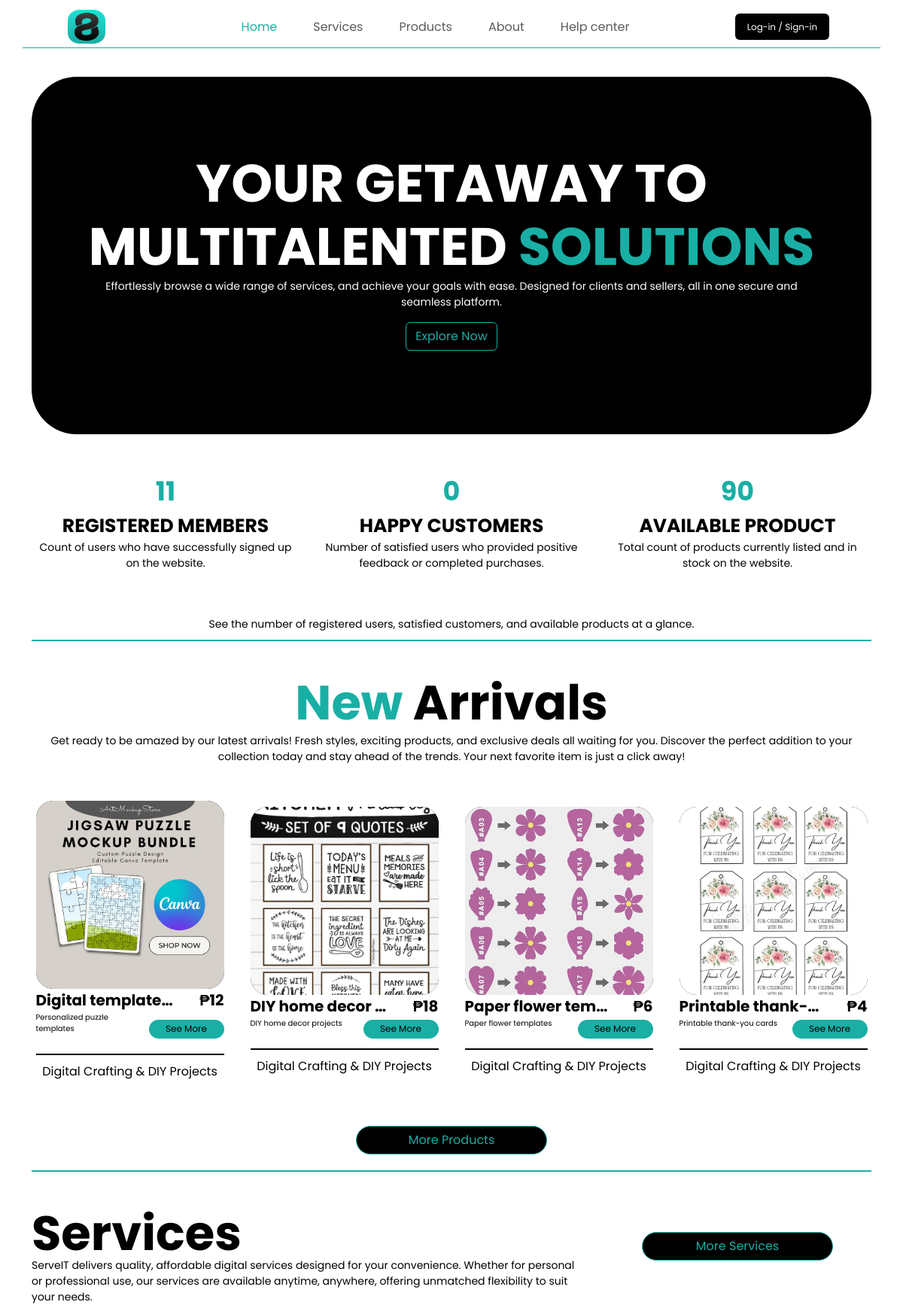
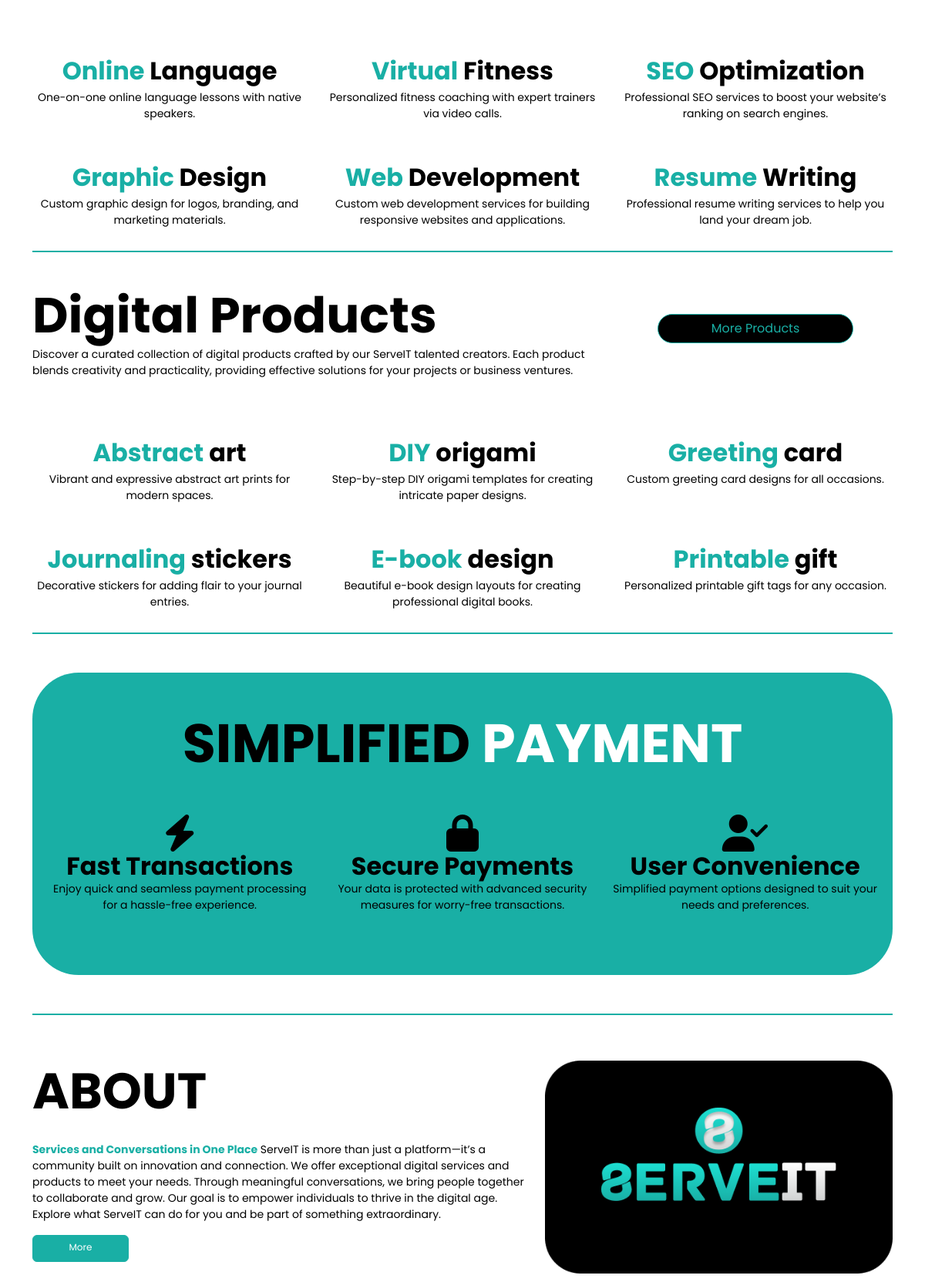
The page / (upper part) on the database its author committed (2 pictures, top to bottom).
### tables this page shows
CREATE TABLE `items` (
  `itemID` int(5) NOT NULL,
  `title` varchar(60) NOT NULL,
  `description` varchar(1500) NOT NULL,
  `price` decimal(10,0) NOT NULL,
  `attachment` varchar(100) NOT NULL,
  `type` varchar(7) NOT NULL,
  `categoryName` varchar(50) DEFAULT NULL,
  `shortDescription` varchar(200) DEFAULT NULL
);

### sharedAssets/connect.php (called while the page is built, shortened)
<?php
function executeQuery($query)
{
    $conn = $GLOBALS['conn'];
    return mysqli_query($conn, $query);
}

### index.php (the view, shortened to what this page needs)
<?php
include("sharedAssets/connect.php");
$userID = $_SESSION['userID'];
$userCountQuery = "SELECT COUNT(userID) AS userCount FROM users";
$userCountResult = executeQuery($userCountQuery);
$userCount = 0;
while ($userCountRow = mysqli_fetch_assoc($userCountResult)) {
    $userCount = $userCountRow['userCount'];
}
$transactionCountQuery = "SELECT COUNT(transactionID) AS transactionCount FROM transactions";
$transactionCountResult = executeQuery($transactionCountQuery);
$transactionCount = 0;
while ($transactionCountRow = mysqli_fetch_assoc($transactionCountResult)) {
    $transactionCount = $transactionCountRow['transactionCount'];
}
$productCountQuery = "SELECT COUNT('itemID') AS productCount FROM items WHERE type = 'product'";
$productCountResult = executeQuery($productCountQuery);
$productCount = 0;
while ($productCountRow = mysqli_fetch_assoc($productCountResult)) {
    $productCount = $productCountRow['productCount'];
}
$newArrivalQuery = "SELECT * FROM items WHERE type = 'product' ORDER BY itemID DESC LIMIT 4;";
$newArrivalResult = executeQuery($newArrivalQuery);
$productTitleQuery = "SELECT title, description FROM items WHERE itemID IN (5, 9, 10, 20, 71, 29);";
$productTitleResult = executeQuery($productTitleQuery);
$serviceTitleQuery = "SELECT title, description FROM items WHERE type ='service' LIMIT 6";
$serviceTitleResult = executeQuery($serviceTitleQuery);
?>
<head>
    <link href="https://cdn.jsdelivr.net/npm/bootstrap@5.3.3/dist/css/bootstrap.min.css" rel="stylesheet"
>
    <link rel="stylesheet" href="assets/css/nav/nav.css">
    <link rel="stylesheet" href="assets/css/landing-page/style.css">
    <link rel="stylesheet" href="assets/css/footer/footer.css">
    <link rel="stylesheet" href="https://cdnjs.cloudflare.com/ajax/libs/animate.css/4.1.1/animate.min.css" />
</head>
<body>
    <?php
    if ($userID == "") {
        include("sharedAssets/navRegister.php");
    } else {
        include("sharedAssets/nav.php");
    } ?>
    <div class="container animate__animated animate__fadeIn">
        <div class="banner-container">
            <div class="banner-info-container px-5">
                <div class="banner-title ">
                    YOUR GETAWAY TO MULTITALENTED <span style=" color: #19AFA5 ">SOLUTIONS</span>
                </div>
                <div class="banner-subtitle px-5">
                    Effortlessly browse a wide range of services, and achieve your goals
                    with ease. Designed for clients and sellers, all in one secure and seamless platform.
                </div>
                <a href="explore.php"><button class="btn btn-outline-primary my-3" type="submit">Explore
                        Now</button></a>
            </div>
        </div>
    </div>
    <div class="container main-count-container animate__animated animate__fadeIn">
        <div class="row ">
            <div class="col-12 col-sm-6 col-md-4">
                <div class="count-container ">
                    <div class="count-num">
                        <?php echo $userCount ?>
                    </div>
                    <div class="title-count">
                        REGISTERED MEMBERS</span>
                    </div>
                    <div class="subtitle">
                        Count of users who have successfully signed up on the website.
                    </div>
                </div>
            </div>
            <div class="col-12 col-sm-6 col-md-4">
                <div class="count-container">
                    <div class="count-num">
                        <?php echo $transactionCount ?>
                    </div>
                    <div class="title-count">
                        HAPPY CUSTOMERS</span>
                    </div>
                    <div class="subtitle">
                        Number of satisfied users who provided positive feedback or completed purchases.
                    </div>
                </div>
            </div>
            <div class="col-12 col-sm-6 col-md-4">
                <div class="count-container">
                    <div class="count-num">
                        <?php echo $productCount ?>
                    </div>
                    <div class="title-count">
                        AVAILABLE PRODUCT</span>
                    </div>
                    <div class="subtitle">
                        Total count of products currently listed and in stock on the website.
                    </div>
                </div>
            </div>
        </div>
        <div class="subtitle mx-5 text-center" style="padding-top: 60px;">
            See the number of registered users, satisfied customers, and available products at a glance.
        </div>
    </div>
    <div class="container">
        <div class="line-divider">
        </div>
    </div>
    <div class="container my-5  wow animate__animated animate__fadeInUp ">
        <div class="row">
            <div>
                <div class="title text-center mb-2 animate__animated animate__pulse animate__infinite">
                    <span style=" color: #19AFA5 ">New </span>Arrivals
                </div>
                <div class="subtitle text-center">
                    Get ready to be amazed by our latest arrivals! Fresh styles, exciting products, and exclusive
                    deals all waiting for you. Discover the perfect addition to your collection today and stay ahead of
                    the trends. Your next favorite item is just a click away!
                </div>
            </div>
        </div>
    </div>
    <div class="container wow animate__animated animate__fadeInUp ">
        <div class="row d-flex justify-content-center align-items-center">
            <?php
            while ($newArrivalRow = mysqli_fetch_assoc($newArrivalResult)) {
            ?>
                <div class="col d-flex flex-row">
                    <div class="productCard rounded mx-auto">
                        <div class="card-body d-flex flex-column justify-content-between align-items-center">
                            <div class="productImage">
                                <img src="assets/images/items/<?php echo $newArrivalRow['attachment'] ?>"
                                    alt="<?php echo $newArrivalRow['title'] ?>">
                            </div>
                            <div class="w-100 d-flex justify-content-between align-items-center">
                                <span class="productTitle"><?php echo $newArrivalRow['title'] ?></span>
                                <span class="productPrice">₱<?php echo $newArrivalRow['price'] ?></span>
                            </div>
                            <div class="w-100 d-flex justify-content-between align-items-center">
                                <p class="productDescription"><?php echo $newArrivalRow['shortDescription'] ?></p>
                                <a href="productInfo.php?itemID=<?php echo $newArrivalRow['itemID'] ?>">
                                    <button class="btnSeeMore rounded-pill">See More</button>
                                </a>
                            </div>
                            <div class="line" style="border-top: 2px solid black; width: 100%; margin: 10px 0;"></div>
                            <div class="category">
                                <span><?php echo $newArrivalRow['categoryName'] ?></span>
                            </div>
                        </div>
                    </div>
                </div>
            <?php
            }
            ?>
        </div>
        <div>
            <div class="d-flex justify-content-end">
                <a class="btn btn-more btn-primary mx-auto mb-3" href="products.php"> More Products</a>
            </div>
        </div>
    </div>
    <div class="container">
        <div class="line-divider">
        </div>
    </div>
    <div class="container my-5 wow animate__animated animate__fadeInUp ">
        <div class="row">
            <div class="col-12 col-md-8">
                <div class="title">
                    Services
                </div>
                <div class="subtitle text-justify">
                    ServeIT delivers quality, affordable digital services designed for your convenience. Whether for
                    personal or professional use, our services are available anytime, anywhere, offering unmatched
                    flexibility to suit your needs.
                </div>
            </div>
            <div class="col-12 col-md-4">
                <div class="d-flex justify-content-end">
                    <a class="btn btn-more btn-primary mx-auto" href="services.php"> More Services</a>
                </div>
            </div>
        </div>
    </div>
    <div class="container wow animate__animated animate__fadeInUp ">
        <div class="services-container row">
            <?php
            while ($serviceTitleRow = mysqli_fetch_assoc($serviceTitleResult)) {
            ?>
                <div class="col-12 col-md-4 my-4">
                    <div class="row">
                        <div class="services-title text-center">
                            <?php
                            $title = $serviceTitleRow['title'];
                            $titleParts = explode(' ', $title);
                            if (count($titleParts) >= 2) {
                                $limitedTitle = ' <span style=" color: #19AFA5;"> ' . $titleParts[0] . '</span>' . ' ' . $titleParts[1];
                                echo $limitedTitle;
                            } else {
                                echo $title;
                            }
                            ?>
                        </div>
                    </div>
                    <div class="subtitle text-center">
                        <?php echo $serviceTitleRow['description'] ?>
                    </div>
                </div>
            <?php } ?>
        </div>
    </div>
    <div class="container wow animate__animated animate__fadeInUp ">
        <div class="line-divider">
        </div>
    </div>
    <div class="container my-5 wow animate__animated animate__fadeInUp ">
        <div class="row">
            <div class="col-12 col-md-8">
                <div class="title mb-2">
                    Digital Products
                </div>
                <div class="subtitle text-justify">
                    Discover a curated collection of digital products crafted by our ServeIT talented creators. Each
                    product blends creativity and practicality, providing effective solutions for your projects or
                    business ventures.
                </div>
            </div>
            <div class="col-12 col-md-4">
                <div class="d-flex justify-content-end">
                    <a class="btn btn-more btn-primary mx-auto" href="products.php"> More Products</a>
                </div>
            </div>
        </div>
    </div>
    <div class="container wow animate__animated animate__fadeInUp">
        <div class="services-container row">
            <div class="container">
                <div class="services-container row">
                    <?php
                    while ($productTitleRow = mysqli_fetch_assoc($productTitleResult)) {
                    ?>
                        <div class="col-12 col-md-4 my-4">
                            <div class="row">
                                <div class="services-title text-center">
                                    <div class="services-title text-center">
                                        <?php
                                        $title = $productTitleRow['title'];
                                        $titleParts = explode(' ', $title);
                                        if (count($titleParts) >= 2) {
                                            $limitedTitle = ' <span style=" color: #19AFA5;"> ' . $titleParts[0] . '</span>' . ' ' . $titleParts[1];
                                            echo $limitedTitle;
                                        } else {
                                            echo $title;
                                        }
                                        ?>
                                    </div>
                                </div>
                            </div>
                            <div class="subtitle text-center">
                                <?php echo $productTitleRow['description'] ?>
                            </div>
                        </div>
                    <?php } ?>
                </div>
            </div>
        </div>
    </div>
    <div class="container">
        <div class="line-divider">
        </div>
    </div>
    <?php include("sharedAssets/smpayment.php"); ?>
    <div class="container">
        <div class="line-divider">
        </div>
    </div>
    <div class="container my-5 wow animate__animated animate__fadeInUp ">
        <div class="row align-items-center">
            <div class="col-lg-7 col-md-12 mb-4">
                <div class="mb-3 about-title">ABOUT</div>
                <div class="text-justify about-subtitle">
                    <span style="color: #19AFA5; font-weight: bold;">Services and Conversations in One Place</span>
                    ServeIT is more than just a platform—it’s a community built on innovation and connection. We offer
                    exceptional digital services and products to meet your needs. Through meaningful conversations, we
                    bring people together to collaborate and grow. Our goal is to empower individuals to thrive in the
                    digital age. Explore what ServeIT can do for you and be part of something
                    extraordinary.
                </div>
                <a class="btn btn-primary mt-3 about-btn" href="about.php">More</a>
            </div>
            <div class="col-lg-5 col-md-12 text-center">
                <div class="img-container">
                    <img src="assets/images/landing-page/about-icon.png" class="img-fluid" alt="About Icon">
                </div>
            </div>
        </div>
    </div>
</body>

### rows shown on the page
items: attachment (picture), title "Digital template…", price "12", shortDescription "Personalized puzzle templates", categoryName "Digital Crafting & DIY Projects"
items: attachment (picture), title "DIY home decor…", price "18", shortDescription "DIY home decor projects", categoryName "Digital Crafting & DIY Projects"
items: attachment (picture), title "Paper flower tem…", price "6", shortDescription "Paper flower templates", categoryName "Digital Crafting & DIY Projects"
items: attachment (picture), title "Printable thank-…", price "4", shortDescription "Printable thank-you cards", categoryName "Digital Crafting & DIY Projects"
items: title "Online", title "Language", description "One-on-one online language lessons with native speakers."
items: title "Virtual", title "Fitness", description "Personalized fitness coaching with expert trainers via video calls."
items: title "SEO", title "Optimization", description "Professional SEO services to boost your website’s ranking on search engines."
items: title "Graphic", title "Design", description "Custom graphic design for logos, branding, and marketing materials."
items: title "Web", title "Development", description "Custom web development services for building responsive websites and applications."
items: title "Resume", title "Writing", description "Professional resume writing services to help you land your dream job."
items: title "Abstract", title "art", description "Vibrant and expressive abstract art prints for modern spaces."
items: title "DIY", title "origami", description "Step-by-step DIY origami templates for creating intricate paper designs."
items: title "Greeting", title "card", description "Custom greeting card designs for all occasions."
items: title "Journaling", title "stickers", description "Decorative stickers for adding flair to your journal entries."
items: title "E-book", title "design", description "Beautiful e-book design layouts for creating professional digital books."
items: title "Printable", title "gift", description "Personalized printable gift tags for any occasion."

### other values the page prints
$userCount "11"
$transactionCount "0"
$productCount "90"
